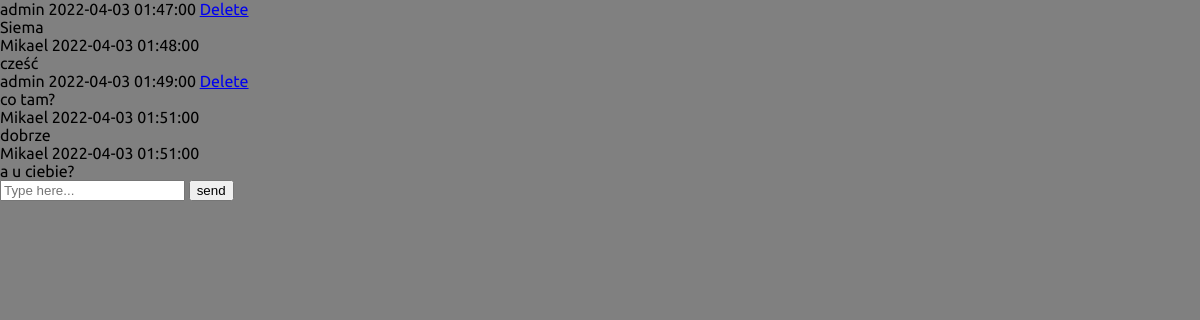
Screenshot of /DiscerdWWW/chat.php?id=2 (signed in) with the database file from the repository.
### tables this page shows
CREATE TABLE `message`
(
    `messageID` INT(11) PRIMARY KEY AUTO_INCREMENT,
    `senderID` INT(11),                    FOREIGN KEY (`senderID`) REFERENCES `account`(`accountID`),                               
    `recipientID` INT(11) DEFAULT NULL,    FOREIGN KEY (`recipientID`) REFERENCES `account`(`accountID`),                            
    `groupID` INT(11) DEFAULT NULL,        FOREIGN KEY (`groupID`) REFERENCES `group`(`groupID`),                                    
    `channelID` INT(11) DEFAULT NULL,      FOREIGN KEY (`channelID`) REFERENCES `channel`(`channelID`),                              
    `message_date` DATETIME,
    `content` VARCHAR(512)
);

CREATE TABLE `account`
(
    `accountID` INT(11) PRIMARY KEY AUTO_INCREMENT,     
    `login` VARCHAR(30),
    `password` VARCHAR(100),
    `phone` INT(9),                                      
    `email` VARCHAR(30),                                 
    `nickname` VARCHAR(30),                              
    `aboutme` VARCHAR(150),                              
    `status` VARCHAR(30),                                
    `activity` INT(1),                                   
    `pfp` VARCHAR(30),                                   
    `banner` VARCHAR(30)                                 
);

### DiscerdWWW/chat.php (the view, shortened to what this page needs)
<?php
    if(!isset($_GET['id'])) {
        header('Location: index.php');
        exit();
    }
    else {
        $id = $_GET['id'];
        $accountID = $_SESSION['account_accountID'];
    }
    require_once "connect.php";
    try {
        $connect = @new mysqli($host, $user, $pass, $database);
    }
    catch(Exception $e) {
        echo "<i>Error:</i>";
        echo "<div class='error'><b>Dev info:</b> ".$e."</div>";
        $connect->close();
    }
?>
<!DOCTYPE html>
<html lang="en">
<head>
    <link rel="stylesheet" href="styles/style.css">
    <link rel="stylesheet" href="styles/chat.css">
</head>
<body>
    <?php
        try {
            if($result=$connect->query(sprintf("SELECT `message`.`messageID`, `account`.`nickname`, `message`.`message_date`, `message`.`senderID`, `message`.`recipientID`, `message`.`content` FROM `message`
            JOIN account ON account.accountID=message.senderID
            WHERE (`message`.senderID='$accountID' AND `message`.recipientID='$id') OR (`message`.senderID='$id' AND `message`.recipientID='$accountID')
            ORDER BY `messageID` ASC"))) {
                while($row=$result->fetch_assoc()) {
                    echo "<div class='message'>";
                    echo $row['nickname']." ".$row['message_date'];
                    if($accountID==$row['senderID']) {
                        echo" <a target='_blank' href='deletemessage.php?id=".$row['messageID']."'>Delete</a>";
                    }
                    echo "<br>".$row['content'];
                    echo "</div>";
                }
            }
            else {
                throw new Exception($connect->error);
            }
        }
        catch(Exception $e) {
            echo "<i>Error:</i>";
            echo "<div class='error'><b>Dev info:</b> ".$e."</div>";
            $connect->close();
        }
    ?>
    <form action="" method="post">
        <input type="text" name="content" placeholder="Type here..." onfocus="this.placeholder=''" onblur="this.placeholder='Type here...'">
        <input type="submit" value="send" name="submit">
    </form>
</body>
</html>

### DiscerdWWW/styles/style.css (style rules this page uses)
body { font-family: 'Ubuntu', sans-serif; margin: 0 !important; background-color: gray; }

### rows the page displays
message: senderID.nickname "admin", message_date "2022-04-03 01:47:00", content "Siema"
message: senderID.nickname "Mikael", message_date "2022-04-03 01:48:00", content "cześć"
message: senderID.nickname "admin", message_date "2022-04-03 01:49:00", content "co tam?"
message: senderID.nickname "Mikael", message_date "2022-04-03 01:51:00", content "dobrze"
message: senderID.nickname "Mikael", message_date "2022-04-03 01:51:00", content "a u ciebie?"
